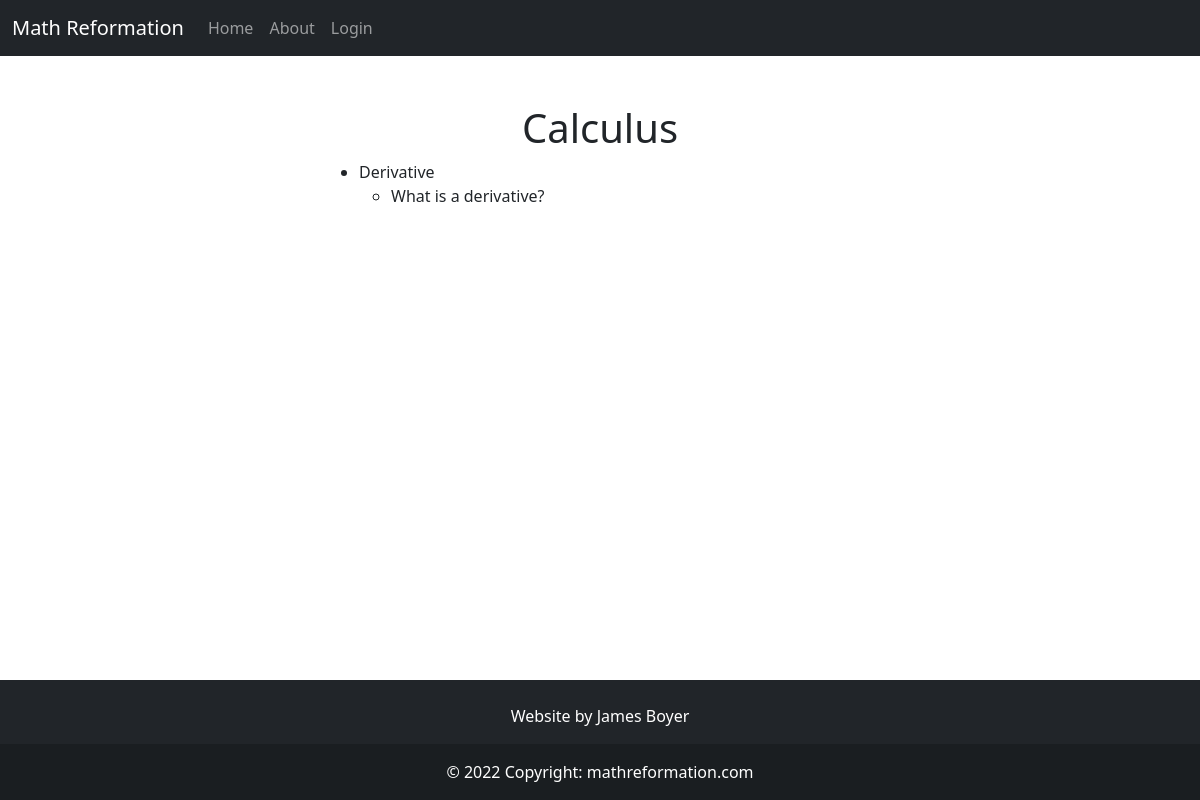
Screenshot of /category/calculus with the database file from the repository.
### app/models.py (models this page shows, shortened)
class Category(db.Model):
    id = db.Column(db.Integer, primary_key=True)
    name = db.Column(db.String(50), nullable=False, unique=True)
    path = db.Column(db.String(50))
    body = db.Column(db.String(), index=True, unique=True)
    header = db.Column(db.String(), index=True, unique=True)
    category_type = db.Column(db.String(15))
    parents = db.relationship('Category',secondary=parent_child_table,
        primaryjoin=id == parent_child_table.c.ChildId,
        secondaryjoin=id == parent_child_table.c.ParentId,
        backref= db.backref('children'))

class Article(db.Model):
    id = db.Column(db.Integer, primary_key=True)
    name = db.Column(db.String(64), index=True, unique=True)
    path = db.Column(db.String(50))
    date_added = db.Column(db.DateTime, nullable=False,
        default=datetime.utcnow)
    categories = db.relationship('Category', secondary = article_categories_table,
                                 backref=db.backref('articles', lazy=True), lazy=True)
    body = db.Column(db.String(), index=True, unique=True)
    header = db.Column(db.String(), index=True, unique=True)
    user_id = db.Column(db.Integer, db.ForeignKey('user.id'))

### app/main/routes.py (the view)
@bp.route("/category/<path>")
def category_page(path):
    category = db.first_or_404(Category.query.filter_by(path=path))
    return render_template('main/category.html', category=category)

### app/templates/main/category.html
{% extends "base.html" %}
{% block content %}
<h1 class="text-center">{{ category.name }}</h1>
<ul>
    {% for category_child in category.children %}
    <li>
        <a href = {{ url_for('main.category_page', path=category_child.path)}}>
            {{ category_child.name }}
        </a>
        <ul>
            {% for article in category_child.articles %}
            <li>
                <a href = {{ url_for('main.article_page', path=article.path)}}>
                    {{ article.name }}
                </a>
            </li>
            {% endfor %}
        </ul>
    </li>
    {% endfor %}
</ul>
{% endblock %}

### app/static/style.css (style rules this page uses)
a { all: unset; }

### rows the page displays
Category: name "Calculus"
Category: name "Derivative"
Article: name "What is a derivative?"
